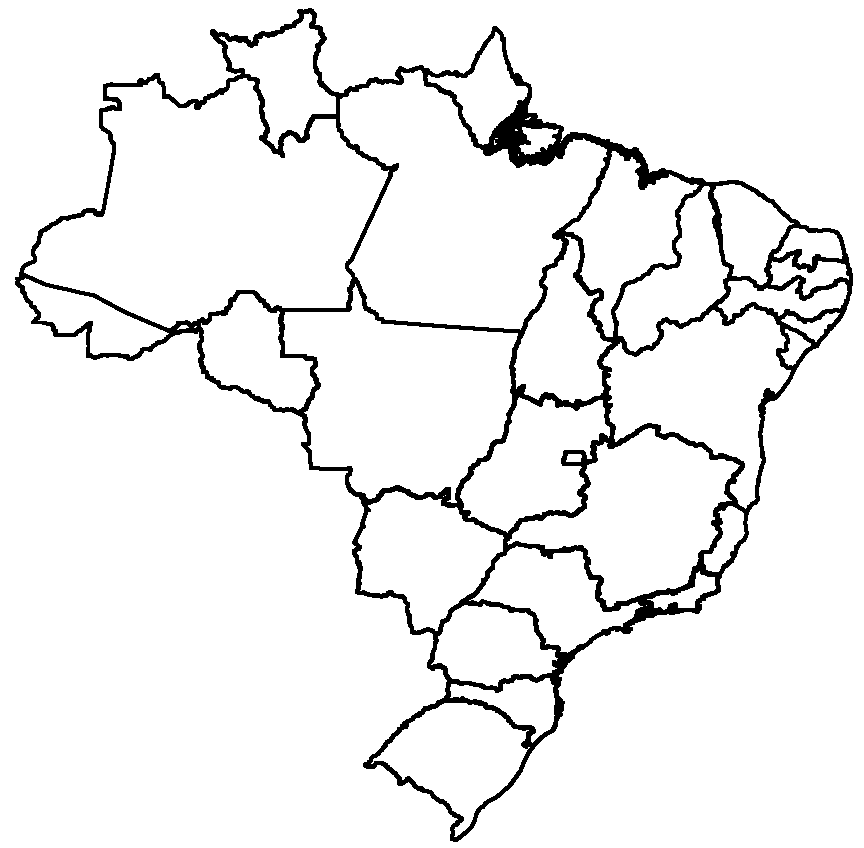
#> input picture Tarefa_1-Pseudocor_e_equalização/Imgs_Originais/mapa.png, 864 x 848 px, given in place of outono_LC.png, which was not available
$ python equalizacao-e.py
#> lines starting #> are read from the running program, lines starting #| are printed output that depends on the picture; after the words box and inside, x2 and y2 are one past the last pixel; in counts of white or black regions, pixels touching at a corner belong together; pictures that were not available may be replaced by others from this repository, and a replacement may not be noted
import cv2
import numpy as np
import os
from skimage import color
import matplotlib.pyplot as plt

def equalize_histogram(image):
    hist, bins = np.histogram(image.flatten(), 256, [0, 1])

    # Evitando a divisão por zero
    if np.max(hist) == 0:
        return image

    cdf = hist.cumsum()
    cdf_normalized = cdf * float(image.flatten().shape[0]) / cdf[-1]

    # Realiza a equalização
    image_equalized = np.interp(image.flatten(), bins[:-1], cdf_normalized)
    return image_equalized.reshape(image.shape)


def plot_histogram(image, title):
    plt.figure()
    plt.title(title)
    for i, col in enumerate(['r', 'g', 'b']):
        hist, bins = np.histogram(image[..., i].ravel(), 256, [0, 256])
        plt.plot(hist, color=col)
    plt.show()
    plt.savefig(f'Tarefa_1-Pseudocor_e_equalização/histogramas_q_e/{title}.png')
    plt.close()


def main():
    # Carregar as imagens
    img_outono = cv2.imread('Tarefa_1-Pseudocor_e_equalização/Imgs_Originais/outono_LC.png')
#> img_outono is the input picture: shape (848, 864, 3); 94% white; 1 black region, box (x1, y1, x2, y2) and area: (15, 8, 853, 842) 44049
    img_predios = cv2.imread('Tarefa_1-Pseudocor_e_equalização/Imgs_Originais/predios.jpeg')
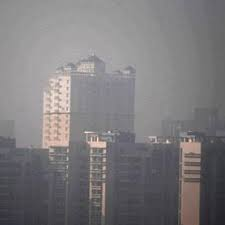
#> input picture Tarefa_1-Pseudocor_e_equalização/Imgs_Originais/predios.jpeg, 225 x 225 px, found by its file name
#> img_predios is the input picture: shape (225, 225, 3); mean B, G, R 124.1, 122.2, 124.6

    # Converter para RGB (OpenCV carrega em BGR)
    img_outono = cv2.cvtColor(img_outono, cv2.COLOR_BGR2RGB)
    img_predios = cv2.cvtColor(img_predios, cv2.COLOR_BGR2RGB)

    # 1. Equalização de contraste diretamente sobre os canais RGB
    img_outono_rgb_eq = np.zeros_like(img_outono)
    img_predios_rgb_eq = np.zeros_like(img_predios)

    for i in range(3):
        img_outono_rgb_eq[..., i] = equalize_histogram(img_outono[..., i])
        img_predios_rgb_eq[..., i] = equalize_histogram(img_predios[..., i])
#> img_outono_rgb_eq: shape (848, 864, 3); every value is 0

    # 2. Equalização usando o sistema YIQ
    img_outono_yiq = color.rgb2yiq(img_outono)
#> img_outono_yiq: shape (848, 864, 3) float64; mean of channels 0, 1, 2 0.94, -5.22e-17, -9.4e-09
    img_predios_yiq = color.rgb2yiq(img_predios)
#> img_predios_yiq: shape (225, 225, 3) float64; mean of channels 0, 1, 2 0.483, 0.00321, 0.00445

    img_outono_yiq[..., 0] = equalize_histogram(img_outono_yiq[..., 0])
#> img_outono_yiq: shape (848, 864, 3) float64; mean of channels 0, 1, 2 691271.3, 0, 0
    img_predios_yiq[..., 0] = equalize_histogram(img_predios_yiq[..., 0])
#> in equalize_histogram (call 8), `hist, bins = np.histogram(image.flatten(), 256, [0, 1])`: hist = 256 values, max 1095 at index 146, min 0 at index 0, mean 197.8
#> in equalize_histogram (call 8), `cdf = hist.cumsum()`: cdf = 256 values from 0 to 50625
#> in equalize_histogram (call 8), `return image_equalized.reshape(image.shape)`:
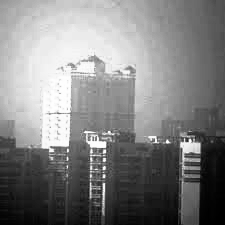
#> returned value: shape (225, 225) float64; min 6.73, max 50625, mean 25778.3; drawn with min black and max white
#> img_predios_yiq: shape (225, 225, 3) float64; mean of channels 0, 1, 2 25778.3, 0, 0

    img_outono_yiq_eq = color.yiq2rgb(img_outono_yiq)
#> img_outono_yiq_eq: shape (848, 864, 3) float64; mean of channels 0, 1, 2 691271.3, 691271.3, 691271.3
    img_predios_yiq_eq = color.yiq2rgb(img_predios_yiq)
#> img_predios_yiq_eq: shape (225, 225, 3) float64; mean of channels 0, 1, 2 25778.3, 25778.3, 25778.3

    if not os.path.exists('Tarefa_1-Pseudocor_e_equalização/histogramas_q_e'):
        os.makedirs('Tarefa_1-Pseudocor_e_equalização/histogramas_q_e')

    # Exibir histogramas
    plot_histogram(img_outono, 'Histograma RGB Outono Original')
#> in plot_histogram, `plt.show()`:
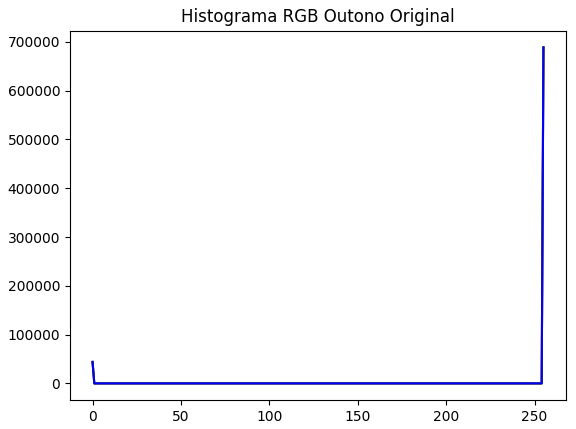
#> figure drawn by matplotlib, 1 panel; curve peaks at x = 255, y = 688623; curve peaks at x = 255, y = 688623; curve peaks at x = 255, y = 688623
    plot_histogram(img_outono_rgb_eq, 'Histograma RGB Outono Equalizado')
#> call 2 of plot_histogram, with title = 'Histograma RGB Outono Equalizado'
#> in plot_histogram (call 2), `plt.show()`:
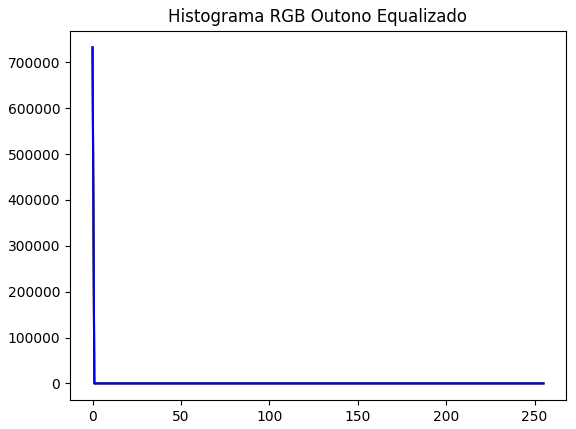
#> figure drawn by matplotlib, 1 panel; curve peaks at x = 0, y = 732672; curve peaks at x = 0, y = 732672; curve peaks at x = 0, y = 732672
    plot_histogram(img_outono_yiq_eq, 'Histograma YIQ Outono Equalizado')
#> call 3 of plot_histogram, with title = 'Histograma YIQ Outono Equalizado'
#> in plot_histogram (call 3), `plt.show()`:
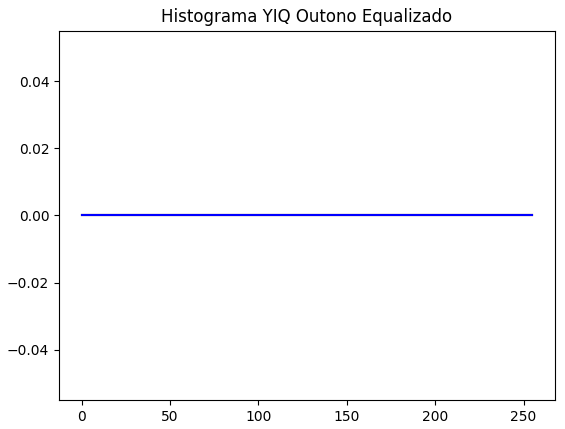
#> figure drawn by matplotlib, 1 panel

    plot_histogram(img_predios, 'Histograma RGB Predios Original')
#> call 4 of plot_histogram, with title = 'Histograma RGB Predios Original'
#> in plot_histogram (call 4), `plt.show()`:
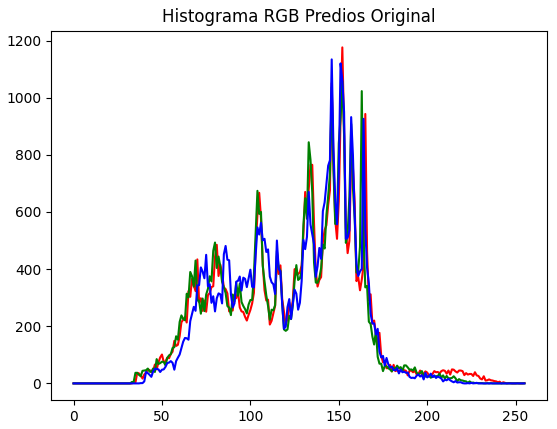
#> figure drawn by matplotlib, 1 panel; curve peaks at x = 152, y = 1176; curve peaks at x = 152, y = 1058; curve peaks at x = 146, y = 1134
    plot_histogram(img_predios_rgb_eq, 'Histograma RGB Predios Equalizado')
    plot_histogram(img_predios_yiq_eq, 'Histograma YIQ Predios Equalizado')
#> in plot_histogram (call 6), `plt.show()`:
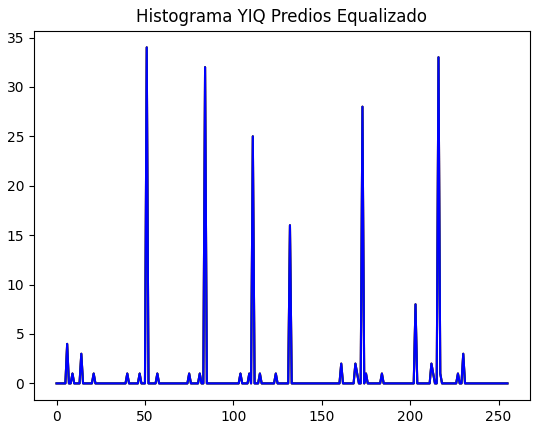
#> figure drawn by matplotlib, 1 panel; curve peaks at x = 51, y = 34; curve peaks at x = 51, y = 34; curve peaks at x = 51, y = 34

if __name__ == "__main__":
    main()
